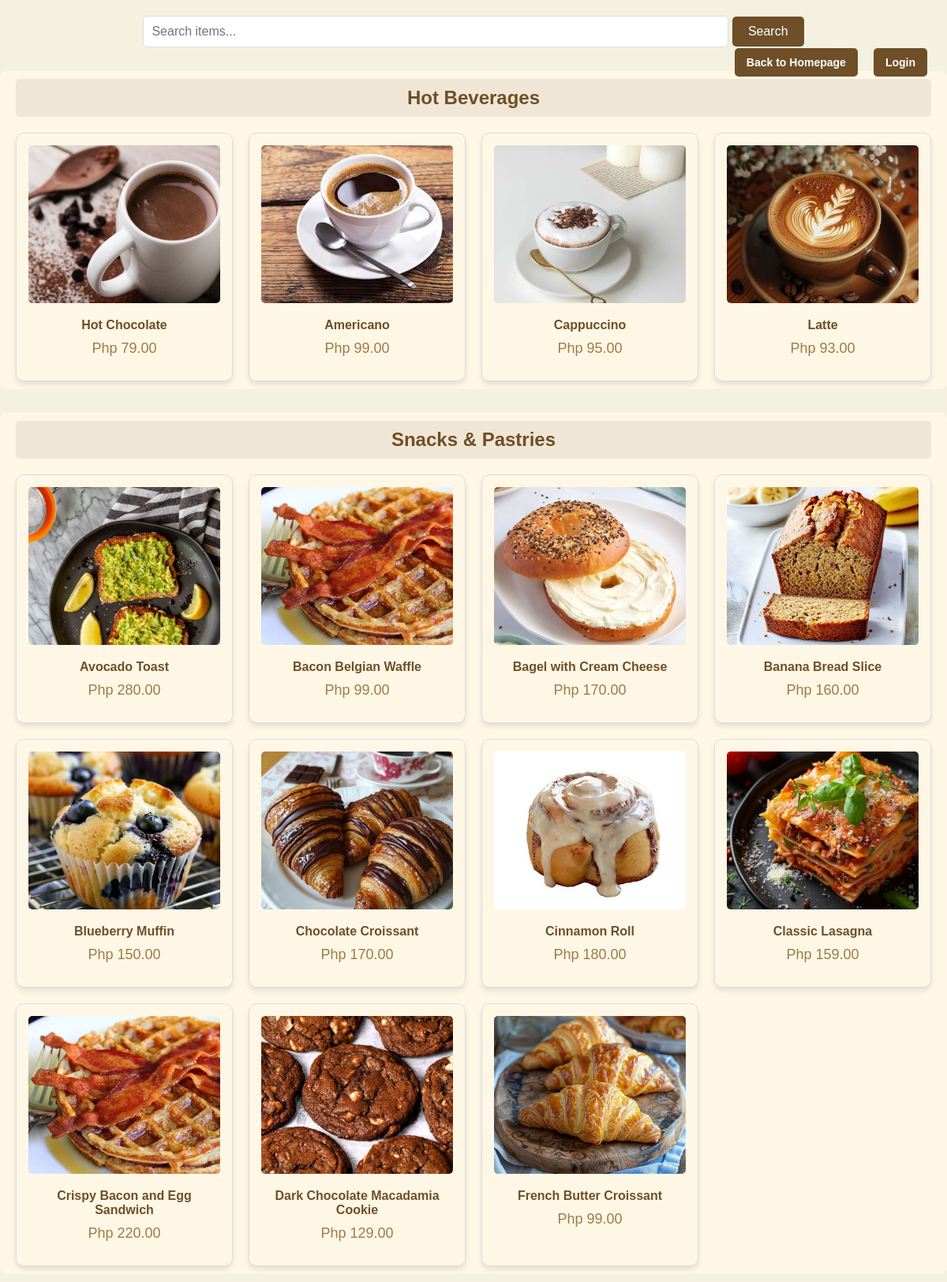
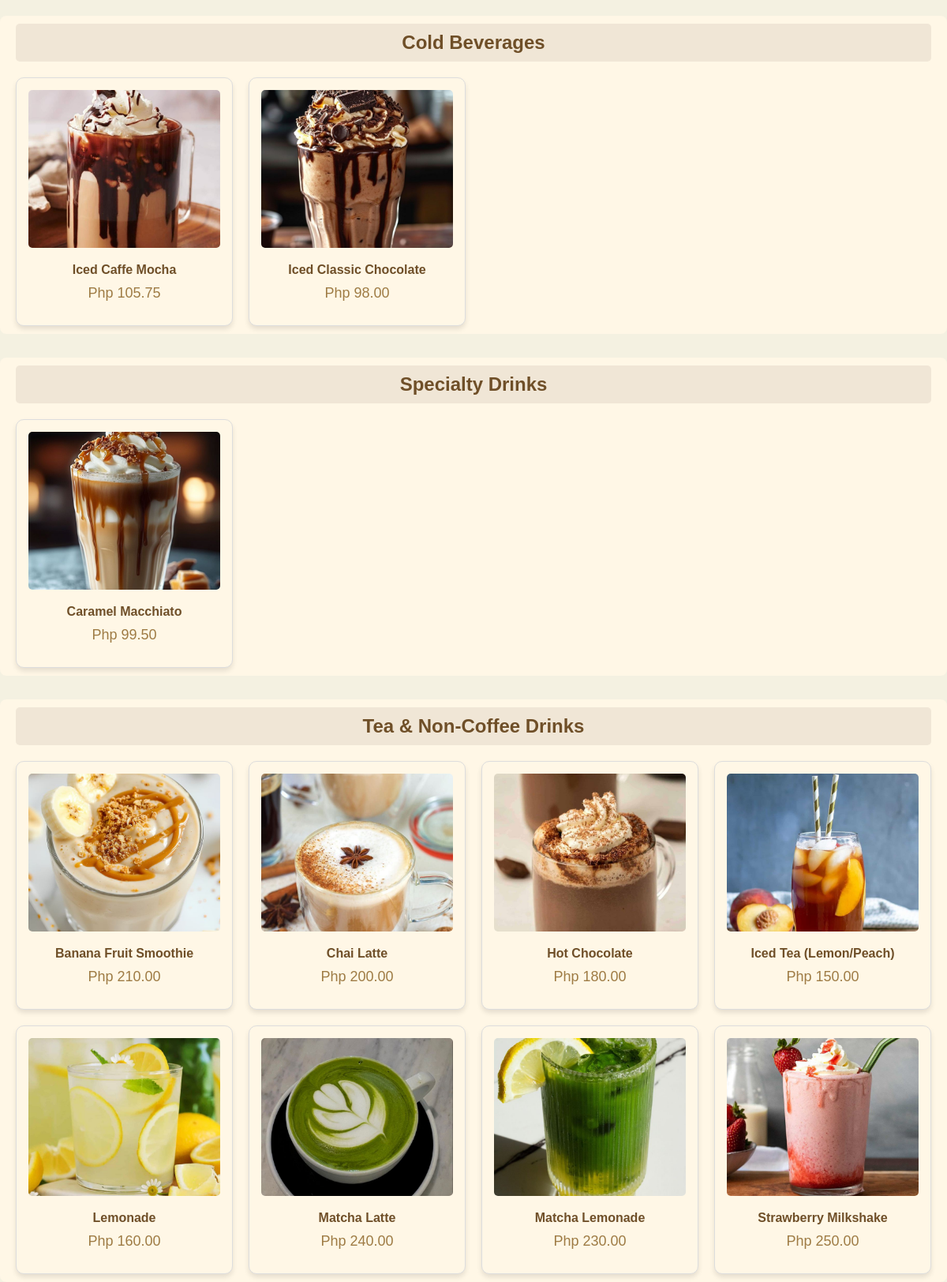
The app's page /menuone.php with its own data (2 pictures, top to bottom).
### tables this page shows
CREATE TABLE `menu_items` (
  `item_id` int(11) NOT NULL,
  `item_name` varchar(255) NOT NULL,
  `item_category` varchar(100) NOT NULL,
  `item_desc` varchar(255) NOT NULL,
  `item_price` decimal(10,2) NOT NULL,
  `item_image` varchar(255) DEFAULT NULL,
  `status` enum('Active','Inactive') NOT NULL
);

### menuone.php (the view, shortened to what this page needs)
<?php
include 'db_config.php';
try {
    $stmt = $conn->query("SELECT DISTINCT item_category FROM menu_items");
    $categories = $stmt->fetchAll(PDO::FETCH_ASSOC);
    $itemsByCategory = [];
    foreach ($categories as $category) {
        $stmt = $conn->prepare("SELECT * FROM menu_items WHERE item_category = :category ORDER BY item_name");
        $stmt->bindParam(':category', $category['item_category']);
        $stmt->execute();
        $itemsByCategory[$category['item_category']] = $stmt->fetchAll(PDO::FETCH_ASSOC);
    }
} catch (PDOException $e) {
    echo "Error: " . $e->getMessage();
    exit();
}
include 'db_config.php';
$searchQuery = isset($_GET['search']) ? trim($_GET['search']) : '';
try {
    if (!empty($searchQuery)) {
        $stmt = $conn->prepare("
            SELECT * FROM menu_items
            WHERE item_name LIKE :search OR item_desc LIKE :search
            ORDER BY item_name
        ");
        $searchParam = '%' . $searchQuery . '%';
        $stmt->bindParam(':search', $searchParam);
        $stmt->execute();
        $searchResults = $stmt->fetchAll(PDO::FETCH_ASSOC);
    } else {
        $stmt = $conn->query("SELECT DISTINCT item_category FROM menu_items");
        $categories = $stmt->fetchAll(PDO::FETCH_ASSOC);
        $itemsByCategory = [];
        foreach ($categories as $category) {
            $stmt = $conn->prepare("SELECT * FROM menu_items WHERE item_category = :category ORDER BY item_name");
            $stmt->bindParam(':category', $category['item_category']);
            $stmt->execute();
            $itemsByCategory[$category['item_category']] = $stmt->fetchAll(PDO::FETCH_ASSOC);
        }
    }
} catch (PDOException $e) {
    echo "Error: " . $e->getMessage();
    exit();
}
?>
<!DOCTYPE html>
<html lang="en">
<head>
</head>
<body>
<?php
try {
    $stmt = $conn->query("SELECT DISTINCT item_category FROM menu_items");
    $categories = $stmt->fetchAll(PDO::FETCH_ASSOC);
    $itemsByCategory = [];
    foreach ($categories as $category) {
        $stmt = $conn->prepare("SELECT * FROM menu_items WHERE item_category = :category ORDER BY item_name");
        $stmt->bindParam(':category', $category['item_category']);
        $stmt->execute();
        $itemsByCategory[$category['item_category']] = $stmt->fetchAll(PDO::FETCH_ASSOC);
    }
} catch (PDOException $e) {
    echo "Error: " . $e->getMessage();
    exit();
}
?>
<!DOCTYPE html>
<html lang="en">
<head>
</head>
<div class="header-actions">
    <a href="lp.php" class="btn">Back to Homepage</a>
    <a href="loginform.php" class="btn">Login</a>
</div>
<div class="search-bar">
        <form action="" method="get">
            <input type="text" name="search" class="search-input" placeholder="Search items..." value="<?= htmlspecialchars($searchQuery) ?>">
            <button type="submit" class="search-btn">Search</button>
        </form>
    </div>
    <?php if (!empty($searchQuery)): ?>
        <div class="category-section">
            <div class="category-title">Search Results for "<?= htmlspecialchars($searchQuery) ?>"</div>
            <div class="grid-container">
                <?php if (!empty($searchResults)): ?>
                    <?php foreach ($searchResults as $item): ?>
                        <div class="grid-item" title="<?= htmlspecialchars($item['item_desc']) ?>">
                            <img src="images/<?= htmlspecialchars($item['item_image']) ?>" alt="<?= htmlspecialchars($item['item_name']) ?>">
                            <div class="item-name"><?= htmlspecialchars($item['item_name']) ?></div>
                            <div class="item-price">Php <?= number_format($item['item_price'], 2) ?></div>
                        </div>
                    <?php endforeach; ?>
                <?php else: ?>
                    <p style="text-align: center; color: #6f4f28;">No items found.</p>
                <?php endif; ?>
            </div>
        </div>
    <?php else: ?>
        <?php foreach ($itemsByCategory as $category_name => $menu_items): ?>
            <div class="category-section">
                <div class="category-title"><?= htmlspecialchars($category_name) ?></div>
                <div class="grid-container">
                    <?php foreach ($menu_items as $item): ?>
                        <div class="grid-item" title="<?= htmlspecialchars($item['item_desc']) ?>">
                            <img src="images/<?= htmlspecialchars($item['item_image']) ?>" alt="<?= htmlspecialchars($item['item_name']) ?>">
                            <div class="item-name"><?= htmlspecialchars($item['item_name']) ?></div>
                            <div class="item-price">Php <?= number_format($item['item_price'], 2) ?></div>
                        </div>
                    <?php endforeach; ?>
                </div>
            </div>
        <?php endforeach; ?>
    <?php endif; ?>
<body>
</body>
</html>

### menuone.php (style rules this page uses)
body { font-family: Arial, sans-serif; margin: 0; padding: 0; background-color: #f4f1e1; }
.btn { text-decoration: none; padding: 10px 15px; color: white; background-color: #6f4f28; border-radius: 5px; margin: 5px; font-weight: bold; }
.category-section { margin-top: 30px; padding: 10px 20px; background-color: #fff7e6; border-radius: 8px; }
.category-title { font-size: 24px; color: #6f4f28; text-align: center; font-weight: bold; padding: 10px; background-color: #f0e6d6; border-radius: 5px; }
.grid-container { display: grid; grid-template-columns: repeat(auto-fill, minmax(250px, 1fr)); gap: 20px; margin-top: 20px; }
.grid-item { border: 1px solid #ddd; border-radius: 10px; background-color: #fff7e6; padding: 15px; box-shadow: 0 4px 6px rgba(0, 0, 0, 0.1); text-align: center; transition: box-shadow 0.3s ease; }
.grid-item img { width: 100%; height: 200px; object-fit: cover; border-radius: 5px; margin-bottom: 15px; }
.item-name { font-weight: bold; font-size: 16px; color: #6f4f28; margin-bottom: 10px; }
.item-price { color: #9e7b44; font-size: 18px; margin-bottom: 15px; }
.header-actions { position: absolute; top: 20px; right: 20px; margin-bottom:20px; display: flex; gap: 10px; margin-top: 3%; }
.btn { text-decoration: none; padding: 10px 15px; color: white; background-color: #6f4f28; border-radius: 5px; font-weight: bold; font-size: 14px; }
.search-bar { margin: 20px auto; text-align: center; }
.search-input { width: 60%; padding: 10px; border: 1px solid #ddd; border-radius: 5px; font-size: 16px; }
.search-btn { padding: 10px 20px; background-color: #6f4f28; color: white; border: none; border-radius: 5px; font-size: 16px; cursor: pointer; }

### records on screen
menu_items: item_image (picture), item_name "Hot Chocolate", item_price "79.00"
menu_items: item_image (picture), item_name "Americano", item_price "99.00"
menu_items: item_image (picture), item_name "Cappuccino", item_price "95.00"
menu_items: item_image+item_name (picture), item_name "Latte", item_price "93.00"
menu_items: item_image (picture), item_name "Avocado Toast", item_price "280.00"
menu_items: item_image (picture), item_name "Bacon Belgian Waffle", item_price "99.00"
menu_items: item_image (picture), item_name "Bagel with Cream Cheese", item_price "170.00"
menu_items: item_image (picture), item_name "Banana Bread Slice", item_price "160.00"
menu_items: item_image (picture), item_name "Blueberry Muffin", item_price "150.00"
menu_items: item_image (picture), item_name "Chocolate Croissant", item_price "170.00"
menu_items: item_image (picture), item_name "Cinnamon Roll", item_price "180.00"
menu_items: item_image (picture), item_name "Classic Lasagna", item_price "159.00"
menu_items: item_image (picture), item_name "Crispy Bacon and Egg Sandwich", item_price "220.00"
menu_items: item_image (picture), item_name "Dark Chocolate Macadamia Cookie", item_price "129.00"
menu_items: item_image (picture), item_name "French Butter Croissant", item_price "99.00"
menu_items: item_image (picture), item_name "Iced Caffe Mocha", item_price "105.75"
menu_items: item_image (picture), item_name "Iced Classic Chocolate", item_price "98.00"
menu_items: item_image (picture), item_name "Caramel Macchiato", item_price "99.50"
menu_items: item_image (picture), item_name "Banana Fruit Smoothie", item_price "210.00"
menu_items: item_image (picture), item_name "Chai Latte", item_price "200.00"
menu_items: item_image (picture), item_name "Hot Chocolate", item_price "180.00"
menu_items: item_image (picture), item_name "Iced Tea (Lemon/Peach)", item_price "150.00"
menu_items: item_image (picture), item_name "Lemonade", item_price "160.00"
menu_items: item_image (picture), item_name "Matcha Latte", item_price "240.00"
menu_items: item_image (picture), item_name "Matcha Lemonade", item_price "230.00"
menu_items: item_image (picture), item_name "Strawberry Milkshake", item_price "250.00"

### other values on screen
$category_name "Hot Beverages"
$category_name "Snacks & Pastries"
$category_name "Cold Beverages"
$category_name "Specialty Drinks"
$category_name "Tea & Non-Coffee Drinks"
